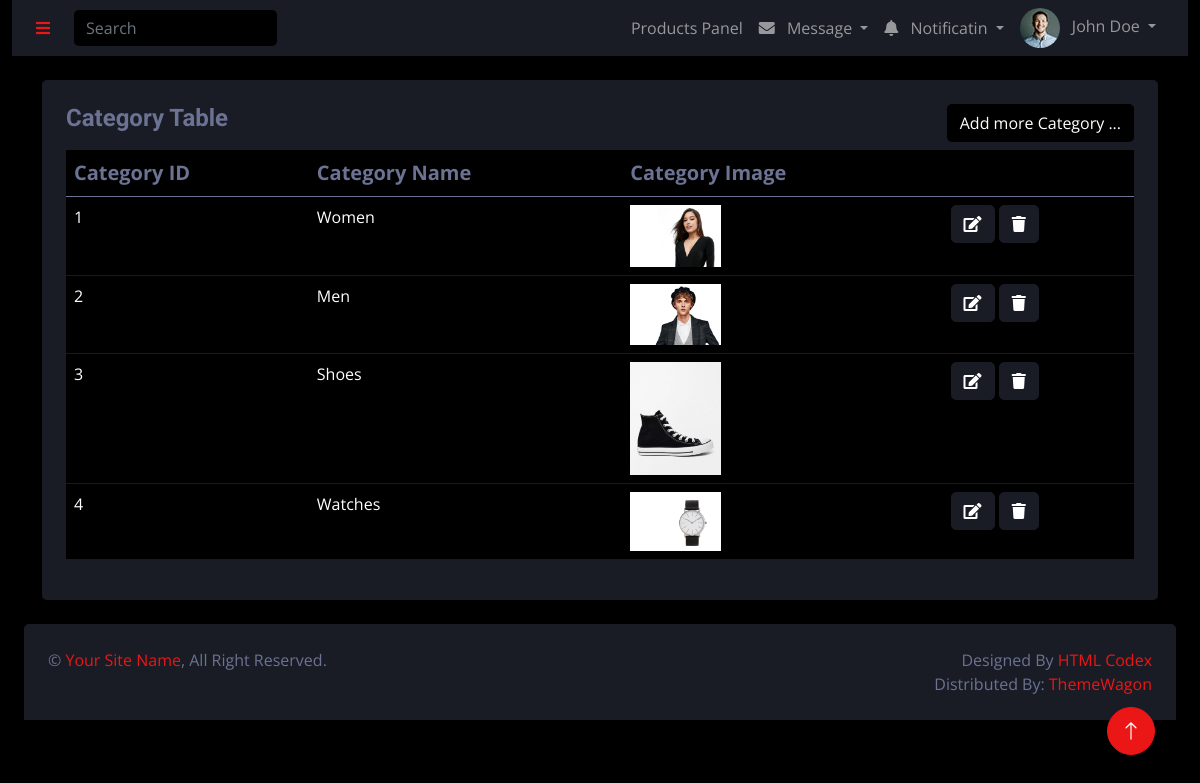
Screenshot of /darkpan-1.0.0/adminPanelCategory.php with the database file from the repository.
### tables this page shows
CREATE TABLE `category` (
  `category_id` int(11) NOT NULL,
  `category_name` varchar(200) NOT NULL,
  `category_image` varchar(300) NOT NULL
);

### darkpan-1.0.0/adminPanelCategory.php (the view, shortened to what this page needs)
<?php
include("./adminPanelPhp/query.php");
?>
<!DOCTYPE html>
<html lang="en">
<head>
    <link href="https://cdnjs.cloudflare.com/ajax/libs/font-awesome/5.10.0/css/all.min.css" rel="stylesheet">
    <link href="https://cdn.jsdelivr.net/npm/bootstrap-icons@1.4.1/font/bootstrap-icons.css" rel="stylesheet">
    <link href="lib/owlcarousel/assets/owl.carousel.min.css" rel="stylesheet">
    <link href="lib/tempusdominus/css/tempusdominus-bootstrap-4.min.css" rel="stylesheet" />
    <link href="css/bootstrap.min.css" rel="stylesheet">
    <link href="css/style.css" rel="stylesheet">
</head>
<body>
    <div class="container-fluid position-relative d-flex p-0">
        <div class="container-fluid">
            <nav class="navbar navbar-expand bg-secondary navbar-dark sticky-top px-4 py-0">
                <a href="#" class="sidebar-toggler flex-shrink-0">
                    <i class="fa fa-bars"></i>
                </a>
                <form class="d-none d-md-flex ms-4">
                    <input class="form-control bg-dark border-0" type="search" placeholder="Search">
                </form>
                <div class="navbar-nav align-items-center ms-auto">
                    <div class="nav-item dropdown">
<a href="adminPanelProducts.php" class="nav-link"> Products Panel<span class="d-none d-lg-inline-flex"></span></a>
                    </div>
                    <div class="nav-item dropdown">
                        <a href="#" class="nav-link dropdown-toggle" data-bs-toggle="dropdown">
                            <i class="fa fa-envelope me-lg-2"></i>
                            <span class="d-none d-lg-inline-flex">Message</span>
                        </a>
                    </div>
                    <div class="nav-item dropdown">
                        <a href="#" class="nav-link dropdown-toggle" data-bs-toggle="dropdown">
                            <i class="fa fa-bell me-lg-2"></i>
                            <span class="d-none d-lg-inline-flex">Notificatin</span>
                        </a>
                    </div>
                    <div class="nav-item dropdown">
                        <a href="#" class="nav-link dropdown-toggle" data-bs-toggle="dropdown">
                            <img class="rounded-circle me-lg-2" src="img/user.jpg" alt=""
                                style="width: 40px; height: 40px;">
                            <span class="d-none d-lg-inline-flex">John Doe</span>
                        </a>
                    </div>
                </div>
            </nav>
            <div class="container pt-4">
                <div class="bg-secondary rounded p-4">
                    <div class="row">
                        <div class="col-12 col-sm-12">
                            <div class="d-flex justify-content-between">
                                <h4>Category Table</h4>
  <button type="button"class="btn  insert"  data-bs-toggle="modal" data-bs-target="#insert-modal" name="insertCategory">Add more Category ...
  </button>
                            </div>
                            <table class="table table-dark table-hover  w-100 mt-2">
                                <thead>
                                    <tr>
                                        <th scope="col">Category ID</th>
                                        <th scope="col">Category Name</th>
                                        <th scope="col">Category Image</th>
                                        <th scope="col"> </th>
                                    </tr>
                                </thead>
                                <tbody>
                                    <?php
                        $query = $pdo->query("SELECT * FROM category");
                        $result = $query->fetchAll(PDO::FETCH_ASSOC);
                        foreach($result as $row){
                        ?>
                                    <tr>
                                        <td id="c_id">
                                            <?php echo $row['category_id'] ?>
                                        </td>
                                        <td id="c_name">
                                            <?php echo $row['category_name'] ?>
                                        </td>
                                        <td style="width: 30%;"><img id="c_image"
                                                src="cozastoreimages/<?php echo $row['category_image'] ?>" style="width: 30%;"
                                                alt=""></td>
                                        <td class="">
                                            <button class="btn btn-secondary edit-btn " data-bs-toggle="modal"
                                                data-bs-target="#edit-modal<?php echo $row['category_id']  ?>">
                                                <i class="fa fa-edit"></i>
                                            </button>
<button class="btn btn-secondary" name="delete">
    <i class="fa fa-trash"></i>
</button>
                                        </td>
                                    </tr>
                        </div>
                        <?php
                        }
                        ?>
                    </div>
                </div>
    <a href="#" class="btn btn-lg btn-primary btn-lg-square back-to-top"><i class="bi bi-arrow-up"></i></a>
   <div class="container-fluid pt-4 px-4">
                <div class="bg-secondary rounded-top p-4">
                    <div class="row">
                        <div class="col-12 col-sm-6 text-center text-sm-start">
                            &copy; <a href="#">Your Site Name</a>, All Right Reserved.
                        </div>
                        <div class="col-12 col-sm-6 text-center text-sm-end">
                            Designed By <a href="https://htmlcodex.com">HTML Codex</a>
                            <br>Distributed By: <a href="https://themewagon.com" target="_blank">ThemeWagon</a>
                        </div>
                    </div>
                </div>
            </div>
</body>
</html>

### darkpan-1.0.0/css/style.css (style rules this page uses)
:root { --primary: #EB1616; --secondary: #191C24; --light: #6C7293; --dark: #000000; }
.back-to-top { position: fixed; display: none; right: 45px; bottom: 45px; z-index: 99; }
.btn { transition: .5s; }
.btn-lg-square { width: 48px; height: 48px; }
.btn-square, .btn-sm-square, .btn-lg-square { padding: 0; display: inline-flex; align-items: center; justify-content: center; font-weight: normal; border-radius: 50px; }

### darkpan-1.0.0/adminPanelCategory.php (style rules this page uses)
h4 { color: var(--light); }
.insert { color: white; background-color: black; }
th { color:var(--light); font-size:20px; }

### rows the page displays
category: category_id "1", category_name "Women", category_image (picture)
category: category_id "2", category_name "Men", category_image (picture)
category: category_id "3", category_name "Shoes", category_image (picture)
category: category_id "4", category_name "Watches", category_image (picture)
